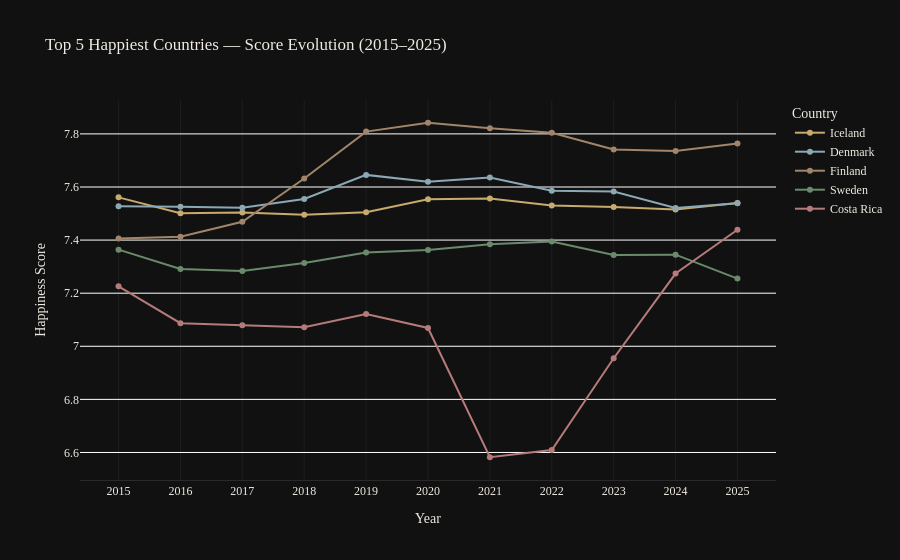

The cell this chart's notebook holds for it:
### Markdown cell above
### 3. Evolution of the Top 5 Countries (2015–2025)

Tracking the top 5 countries from 2025 backward reveals both **stability and subtle movement**. Finland, Denmark, and Iceland have traded positions but remained in elite company throughout the decade. The consistency suggests that once a country achieves high wellbeing, the structural factors maintaining it are deeply embedded.

### Code cell
# Visualization 3 — Evolution of top 5 countries over time
top_5_countries = df_2025_std.sort_values('Happiness_Score', ascending=False).head(5)['Country'].tolist()
print("Top 5 in 2025:", top_5_countries)

plot_df = master_df[master_df['Country'].isin(top_5_countries)]
fig = px.line(
    plot_df, x='Year', y='Happiness_Score', color='Country',
    title='Top 5 Happiest Countries — Score Evolution (2015–2025)',
    markers=True, color_discrete_sequence=PALETTE,
)
fig.update_traces(line=dict(width=2))
fig.update_layout(**DARK, xaxis_title='Year', yaxis_title='Happiness Score',
                  xaxis=dict(**AXIS, tickmode='linear', dtick=1),
                  legend=dict(bgcolor='#111111', bordercolor='#1e1e1e'))
fig.show()

### Figure 1 — Plotly figure (JSON) as saved in the notebook; plotly's stock layout.template omitted (floating-point values rounded to 4 significant figures)
{"data": [{"hovertemplate": "Country=Iceland<br>Year=%{x}<br>Happiness_Score=%{y}<extra></extra>", "legendgroup": "Iceland", "line": {"color": "#c8a96e", "dash": "solid", "width": 2}, "marker": {"symbol": "circle"}, "mode": "lines+markers", "name": "Iceland", "orientation": "v", "showlegend": true, "type": "scatter", "x": [2015, 2016, 2017, 2018, 2019, 2020, 2021, 2022, 2023, 2024, 2025], "xaxis": "x", "y": [7.561, 7.501, 7.504, 7.495, 7.504, 7.554, 7.557, 7.53, 7.525, 7.515, 7.54], "yaxis": "y"}, {"hovertemplate": "Country=Denmark<br>Year=%{x}<br>Happiness_Score=%{y}<extra></extra>", "legendgroup": "Denmark", "line": {"color": "#8ba8b5", "dash": "solid", "width": 2}, "marker": {"symbol": "circle"}, "mode": "lines+markers", "name": "Denmark", "orientation": "v", "showlegend": true, "type": "scatter", "x": [2015, 2016, 2017, 2018, 2019, 2020, 2021, 2022, 2023, 2024, 2025], "xaxis": "x", "y": [7.527, 7.526, 7.522, 7.555, 7.646, 7.62, 7.636, 7.586, 7.583, 7.521, 7.539], "yaxis": "y"}, {"hovertemplate": "Country=Finland<br>Year=%{x}<br>Happiness_Score=%{y}<extra></extra>", "legendgroup": "Finland", "line": {"color": "#a0856b", "dash": "solid", "width": 2}, "marker": {"symbol": "circle"}, "mode": "lines+markers", "name": "Finland", "orientation": "v", "showlegend": true, "type": "scatter", "x": [2015, 2016, 2017, 2018, 2019, 2020, 2021, 2022, 2023, 2024, 2025], "xaxis": "x", "y": [7.406, 7.413, 7.469, 7.632, 7.809, 7.842, 7.821, 7.804, 7.741, 7.736, 7.764], "yaxis": "y"}, {"hovertemplate": "Country=Sweden<br>Year=%{x}<br>Happiness_Score=%{y}<extra></extra>", "legendgroup": "Sweden", "line": {"color": "#6b8a6b", "dash": "solid", "width": 2}, "marker": {"symbol": "circle"}, "mode": "lines+markers", "name": "Sweden", "orientation": "v", "showlegend": true, "type": "scatter", "x": [2015, 2016, 2017, 2018, 2019, 2020, 2021, 2022, 2023, 2024, 2025], "xaxis": "x", "y": [7.364, 7.291, 7.284, 7.314, 7.353, 7.363, 7.384, 7.395, 7.344, 7.345, 7.255], "yaxis": "y"}, {"hovertemplate": "Country=Costa Rica<br>Year=%{x}<br>Happiness_Score=%{y}<extra></extra>", "legendgroup": "Costa Rica", "line": {"color": "#b57a7a", "dash": "solid", "width": 2}, "marker": {"symbol": "circle"}, "mode": "lines+markers", "name": "Costa Rica", "orientation": "v", "showlegend": true, "type": "scatter", "x": [2015, 2016, 2017, 2018, 2019, 2020, 2021, 2022, 2023, 2024, 2025], "xaxis": "x", "y": [7.226, 7.087, 7.079, 7.072, 7.121, 7.069, 6.582, 6.609, 6.955, 7.274, 7.439], "yaxis": "y"}], "layout": {"font": {"color": "#f0ece4", "family": "IBM Plex Mono"}, "legend": {"bgcolor": "#111111", "bordercolor": "#1e1e1e", "title": {"text": "Country"}, "tracegroupgap": 0}, "paper_bgcolor": "#111111", "plot_bgcolor": "#111111", "title": {"text": "Top 5 Happiest Countries — Score Evolution (2015–2025)"}, "xaxis": {"anchor": "y", "domain": [0, 1], "dtick": 1, "gridcolor": "#1e1e1e", "linecolor": "#2a2a2a", "tickmode": "linear", "title": {"text": "Year"}, "zerolinecolor": "#1e1e1e"}, "yaxis": {"anchor": "x", "domain": [0, 1], "title": {"text": "Happiness Score"}}}}
